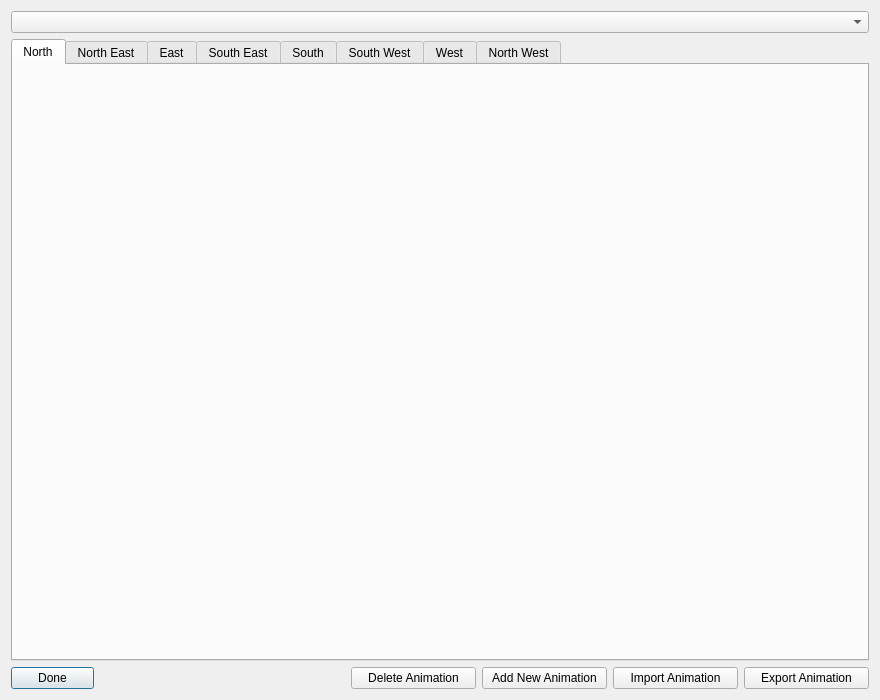
<?xml version="1.0" encoding="UTF-8"?>
<ui version="4.0">
 <class>AnimManagerDialog</class>
 <widget class="QDialog" name="AnimManagerDialog">
  <property name="geometry">
   <rect>
    <x>0</x>
    <y>0</y>
    <width>880</width>
    <height>700</height>
   </rect>
  </property>
  <property name="windowTitle">
   <string>Animation Manager</string>
  </property>
  <layout class="QVBoxLayout" name="verticalLayout_3">
   <item>
    <layout class="QVBoxLayout" name="verticalLayout" stretch="5,90,5">
     <item>
      <widget class="QComboBox" name="cbAnims">
       <property name="maxVisibleItems">
        <number>20</number>
       </property>
       <property name="duplicatesEnabled">
        <bool>true</bool>
       </property>
      </widget>
     </item>
     <item>
      <widget class="QTabWidget" name="dirTabs">
       <property name="currentIndex">
        <number>0</number>
       </property>
       <widget class="QWidget" name="tab_1">
        <attribute name="title">
         <string>North</string>
        </attribute>
        <layout class="QVBoxLayout" name="verticalLayout_2">
         <item>
          <layout class="QVBoxLayout" name="verticalLayout_4">
           <item>
            <widget class="AnimationSetupWidget" name="northAnim" native="true"/>
           </item>
          </layout>
         </item>
        </layout>
       </widget>
       <widget class="QWidget" name="tab_2">
        <attribute name="title">
         <string>North East</string>
        </attribute>
        <layout class="QVBoxLayout" name="verticalLayout_6">
         <item>
          <layout class="QVBoxLayout" name="verticalLayout_5">
           <item>
            <widget class="AnimationSetupWidget" name="northeastAnim" native="true"/>
           </item>
          </layout>
         </item>
        </layout>
       </widget>
       <widget class="QWidget" name="tab_3">
        <attribute name="title">
         <string>East</string>
        </attribute>
        <layout class="QVBoxLayout" name="verticalLayout_8">
         <item>
          <layout class="QVBoxLayout" name="verticalLayout_7">
           <item>
            <widget class="AnimationSetupWidget" name="eastAnim" native="true"/>
           </item>
          </layout>
         </item>
        </layout>
       </widget>
       <widget class="QWidget" name="tab_4">
        <attribute name="title">
         <string>South East</string>
        </attribute>
        <layout class="QVBoxLayout" name="verticalLayout_10">
         <item>
          <layout class="QVBoxLayout" name="verticalLayout_9">
           <item>
            <widget class="AnimationSetupWidget" name="southeastAnim" native="true"/>
           </item>
          </layout>
         </item>
        </layout>
       </widget>
       <widget class="QWidget" name="tab_5">
        <attribute name="title">
         <string>South</string>
        </attribute>
        <layout class="QVBoxLayout" name="verticalLayout_12">
         <item>
          <layout class="QVBoxLayout" name="verticalLayout_11">
           <item>
            <widget class="AnimationSetupWidget" name="southAnim" native="true"/>
           </item>
          </layout>
         </item>
        </layout>
       </widget>
       <widget class="QWidget" name="tab_6">
        <attribute name="title">
         <string>South West</string>
        </attribute>
        <layout class="QVBoxLayout" name="verticalLayout_14">
         <item>
          <layout class="QVBoxLayout" name="verticalLayout_13">
           <item>
            <widget class="AnimationSetupWidget" name="southwestAnim" native="true"/>
           </item>
          </layout>
         </item>
        </layout>
       </widget>
       <widget class="QWidget" name="tab_7">
        <attribute name="title">
         <string>West</string>
        </attribute>
        <layout class="QVBoxLayout" name="verticalLayout_16">
         <item>
          <layout class="QVBoxLayout" name="verticalLayout_15">
           <item>
            <widget class="AnimationSetupWidget" name="westAnim" native="true"/>
           </item>
          </layout>
         </item>
        </layout>
       </widget>
       <widget class="QWidget" name="tab_8">
        <attribute name="title">
         <string>North West</string>
        </attribute>
        <layout class="QVBoxLayout" name="verticalLayout_18">
         <item>
          <layout class="QVBoxLayout" name="verticalLayout_17">
           <item>
            <widget class="AnimationSetupWidget" name="northwestAnim" native="true"/>
           </item>
          </layout>
         </item>
        </layout>
       </widget>
      </widget>
     </item>
     <item>
      <layout class="QHBoxLayout" name="horizontalLayout" stretch="10,30,15,15,15,15">
       <item>
        <widget class="QPushButton" name="bDone">
         <property name="text">
          <string>Done</string>
         </property>
        </widget>
       </item>
       <item>
        <spacer name="horizontalSpacer">
         <property name="orientation">
          <enum>Qt::Horizontal</enum>
         </property>
         <property name="sizeHint" stdset="0">
          <size>
           <width>40</width>
           <height>20</height>
          </size>
         </property>
        </spacer>
       </item>
       <item>
        <widget class="QPushButton" name="bDeleteAnim">
         <property name="text">
          <string>Delete Animation</string>
         </property>
        </widget>
       </item>
       <item>
        <widget class="QPushButton" name="bAddAnim">
         <property name="text">
          <string>Add New Animation</string>
         </property>
        </widget>
       </item>
       <item>
        <widget class="QPushButton" name="bImportAnim">
         <property name="text">
          <string>Import Animation</string>
         </property>
        </widget>
       </item>
       <item>
        <widget class="QPushButton" name="bExportAnim">
         <property name="text">
          <string>Export Animation</string>
         </property>
        </widget>
       </item>
      </layout>
     </item>
    </layout>
   </item>
  </layout>
 </widget>
 <customwidgets>
  <customwidget>
   <class>AnimationSetupWidget</class>
   <extends>QWidget</extends>
   <header>animationsetupwidget.h</header>
   <container>1</container>
  </customwidget>
 </customwidgets>
 <resources/>
 <connections/>
</ui>
